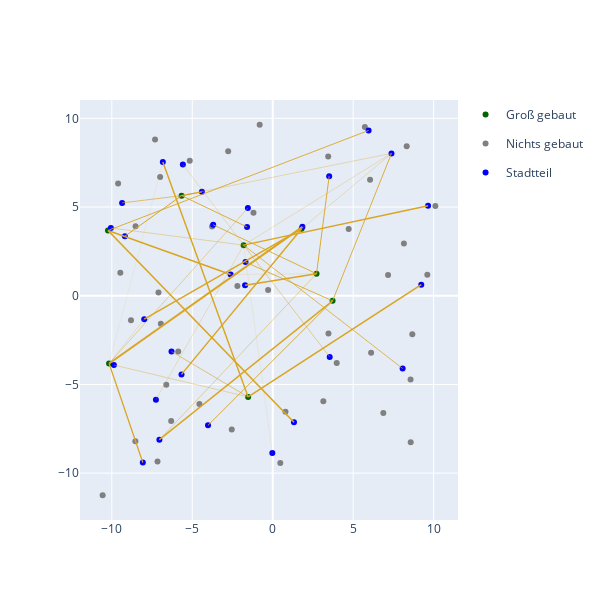

The cell this chart's notebook holds for it:
### Code cell
# solve task 1
solve_location()

### Figure 1 — Plotly figure (JSON) as saved in the notebook; plotly's stock layout.template omitted (floating-point values rounded to 4 significant figures)
{"data": [{"hovertemplate": "Type=Groß gebaut<br>x=%{x}<br>y=%{y}<extra></extra>", "legendgroup": "Groß gebaut", "marker": {"color": "darkgreen", "symbol": "circle"}, "mode": "markers", "name": "Groß gebaut", "orientation": "v", "showlegend": true, "type": "scatter", "x": [-1.809, 1.796, -10.24, -1.528, -10.17, 2.721, 3.718, -5.666], "xaxis": "x", "y": [2.854, 3.775, 3.678, -5.704, -3.819, 1.241, -0.2879, 5.644], "yaxis": "y"}, {"hovertemplate": "Type=Nichts gebaut<br>x=%{x}<br>y=%{y}<extra></extra>", "legendgroup": "Nichts gebaut", "marker": {"color": "grey", "symbol": "circle"}, "mode": "markers", "name": "Nichts gebaut", "orientation": "v", "showlegend": true, "type": "scatter", "x": [7.168, -4.556, -8.525, 3.447, 3.145, 6.049, 3.463, -7.102, -6.998, -6.311, 8.566, -8.809, 10.11, -1.198, -2.77, 0.4694, -6.616, 8.152, 8.326, -9.471, -8.538, -0.2864, -3.77, -5.874, -7.315, 4.721, 8.575, -2.548, -0.8121, 9.608, 6.113, 8.676, -2.197, 6.874, -9.611, 5.725, -5.158, -10.57, 3.976, -7.161, 0.791, -6.954], "xaxis": "x", "y": [1.176, -6.108, 3.921, 7.855, -5.95, 6.535, -2.135, 0.1878, 6.698, -7.06, -4.721, -1.388, 5.057, 4.679, 8.148, -9.425, -5.016, 2.942, 8.422, 1.297, -8.208, 0.3189, 3.908, -3.15, 8.813, 3.761, -8.257, -7.544, 9.64, 1.189, -3.215, -2.17, 0.5537, -6.61, 6.335, 9.52, 7.61, -11.25, -3.785, -9.35, -6.537, -1.575], "yaxis": "y"}, {"hovertemplate": "Type=Stadtteil<br>x=%{x}<br>y=%{y}<extra></extra>", "legendgroup": "Stadtteil", "marker": {"color": "blue", "symbol": "circle"}, "mode": "markers", "name": "Stadtteil", "orientation": "v", "showlegend": true, "type": "scatter", "x": [-2.618, 9.653, -5.671, -9.361, 3.54, -1.545, -7.986, 1.319, 5.957, -5.585, 8.071, -8.075, -4.022, 9.231, 1.845, -9.872, 3.507, -3.701, -6.292, -10.06, -0.02544, 7.38, -1.692, -9.19, -7.044, -6.83, -7.26, -4.402, -1.595, -1.72], "xaxis": "x", "y": [1.199, 5.07, -4.436, 5.234, -3.451, 4.949, -1.322, -7.134, 9.319, 7.398, -4.101, -9.402, -7.303, 0.622, 3.886, -3.906, 6.738, 3.998, -3.145, 3.819, -8.872, 8.025, 1.896, 3.357, -8.113, 7.54, -5.859, 5.858, 3.877, 0.591], "yaxis": "y"}, {"hovertemplate": "x=%{x}<br>y=%{y}<extra></extra>", "legendgroup": "", "line": {"color": "goldenrod", "dash": "solid", "width": 1.478}, "marker": {"symbol": "circle"}, "mode": "lines", "name": "", "orientation": "v", "showlegend": false, "type": "scatter", "x": [-10.24, -2.618], "xaxis": "x", "y": [3.678, 1.199], "yaxis": "y"}, {"hovertemplate": "x=%{x}<br>y=%{y}<extra></extra>", "legendgroup": "", "line": {"color": "goldenrod", "dash": "solid", "width": 0.179}, "marker": {"symbol": "circle"}, "mode": "lines", "name": "", "orientation": "v", "showlegend": false, "type": "scatter", "x": [2.721, -2.618], "xaxis": "x", "y": [1.241, 1.199], "yaxis": "y"}, {"hovertemplate": "x=%{x}<br>y=%{y}<extra></extra>", "legendgroup": "", "line": {"color": "goldenrod", "dash": "solid", "width": 1.426}, "marker": {"symbol": "circle"}, "mode": "lines", "name": "", "orientation": "v", "showlegend": false, "type": "scatter", "x": [-1.809, 9.653], "xaxis": "x", "y": [2.854, 5.07], "yaxis": "y"}, {"hovertemplate": "x=%{x}<br>y=%{y}<extra></extra>", "legendgroup": "", "line": {"color": "goldenrod", "dash": "solid", "width": 1.393}, "marker": {"symbol": "circle"}, "mode": "lines", "name": "", "orientation": "v", "showlegend": false, "type": "scatter", "x": [1.796, -5.671], "xaxis": "x", "y": [3.775, -4.436], "yaxis": "y"}, {"hovertemplate": "x=%{x}<br>y=%{y}<extra></extra>", "legendgroup": "", "line": {"color": "goldenrod", "dash": "solid", "width": 0.649}, "marker": {"symbol": "circle"}, "mode": "lines", "name": "", "orientation": "v", "showlegend": false, "type": "scatter", "x": [-5.666, -9.361], "xaxis": "x", "y": [5.644, 5.234], "yaxis": "y"}, {"hovertemplate": "x=%{x}<br>y=%{y}<extra></extra>", "legendgroup": "", "line": {"color": "goldenrod", "dash": "solid", "width": 0.468}, "marker": {"symbol": "circle"}, "mode": "lines", "name": "", "orientation": "v", "showlegend": false, "type": "scatter", "x": [-1.809, 3.54], "xaxis": "x", "y": [2.854, -3.451], "yaxis": "y"}, {"hovertemplate": "x=%{x}<br>y=%{y}<extra></extra>", "legendgroup": "", "line": {"color": "goldenrod", "dash": "solid", "width": 0.422}, "marker": {"symbol": "circle"}, "mode": "lines", "name": "", "orientation": "v", "showlegend": false, "type": "scatter", "x": [-10.17, -1.545], "xaxis": "x", "y": [-3.819, 4.949], "yaxis": "y"}, {"hovertemplate": "x=%{x}<br>y=%{y}<extra></extra>", "legendgroup": "", "line": {"color": "goldenrod", "dash": "solid", "width": 1.474}, "marker": {"symbol": "circle"}, "mode": "lines", "name": "", "orientation": "v", "showlegend": false, "type": "scatter", "x": [1.796, -7.986], "xaxis": "x", "y": [3.775, -1.322], "yaxis": "y"}, {"hovertemplate": "x=%{x}<br>y=%{y}<extra></extra>", "legendgroup": "", "line": {"color": "goldenrod", "dash": "solid", "width": 0.24}, "marker": {"symbol": "circle"}, "mode": "lines", "name": "", "orientation": "v", "showlegend": false, "type": "scatter", "x": [-10.17, -7.986], "xaxis": "x", "y": [-3.819, -1.322], "yaxis": "y"}, {"hovertemplate": "x=%{x}<br>y=%{y}<extra></extra>", "legendgroup": "", "line": {"color": "goldenrod", "dash": "solid", "width": 1.641}, "marker": {"symbol": "circle"}, "mode": "lines", "name": "", "orientation": "v", "showlegend": false, "type": "scatter", "x": [-10.24, 1.319], "xaxis": "x", "y": [3.678, -7.134], "yaxis": "y"}, {"hovertemplate": "x=%{x}<br>y=%{y}<extra></extra>", "legendgroup": "", "line": {"color": "goldenrod", "dash": "solid", "width": 0.881}, "marker": {"symbol": "circle"}, "mode": "lines", "name": "", "orientation": "v", "showlegend": false, "type": "scatter", "x": [-10.24, 5.957], "xaxis": "x", "y": [3.678, 9.319], "yaxis": "y"}, {"hovertemplate": "x=%{x}<br>y=%{y}<extra></extra>", "legendgroup": "", "line": {"color": "goldenrod", "dash": "solid", "width": 0.265}, "marker": {"symbol": "circle"}, "mode": "lines", "name": "", "orientation": "v", "showlegend": false, "type": "scatter", "x": [-1.809, -5.585], "xaxis": "x", "y": [2.854, 7.398], "yaxis": "y"}, {"hovertemplate": "x=%{x}<br>y=%{y}<extra></extra>", "legendgroup": "", "line": {"color": "goldenrod", "dash": "solid", "width": 0.765}, "marker": {"symbol": "circle"}, "mode": "lines", "name": "", "orientation": "v", "showlegend": false, "type": "scatter", "x": [-1.809, 8.071], "xaxis": "x", "y": [2.854, -4.101], "yaxis": "y"}, {"hovertemplate": "x=%{x}<br>y=%{y}<extra></extra>", "legendgroup": "", "line": {"color": "goldenrod", "dash": "solid", "width": 1.239}, "marker": {"symbol": "circle"}, "mode": "lines", "name": "", "orientation": "v", "showlegend": false, "type": "scatter", "x": [-10.17, -8.075], "xaxis": "x", "y": [-3.819, -9.402], "yaxis": "y"}, {"hovertemplate": "x=%{x}<br>y=%{y}<extra></extra>", "legendgroup": "", "line": {"color": "goldenrod", "dash": "solid", "width": 0.909}, "marker": {"symbol": "circle"}, "mode": "lines", "name": "", "orientation": "v", "showlegend": false, "type": "scatter", "x": [3.718, -4.022], "xaxis": "x", "y": [-0.2879, -7.303], "yaxis": "y"}, {"hovertemplate": "x=%{x}<br>y=%{y}<extra></extra>", "legendgroup": "", "line": {"color": "goldenrod", "dash": "solid", "width": 1.56}, "marker": {"symbol": "circle"}, "mode": "lines", "name": "", "orientation": "v", "showlegend": false, "type": "scatter", "x": [-1.528, 9.231], "xaxis": "x", "y": [-5.704, 0.622], "yaxis": "y"}, {"hovertemplate": "x=%{x}<br>y=%{y}<extra></extra>", "legendgroup": "", "line": {"color": "goldenrod", "dash": "solid", "width": 1.995}, "marker": {"symbol": "circle"}, "mode": "lines", "name": "", "orientation": "v", "showlegend": false, "type": "scatter", "x": [-10.17, 1.845], "xaxis": "x", "y": [-3.819, 3.886], "yaxis": "y"}, {"hovertemplate": "x=%{x}<br>y=%{y}<extra></extra>", "legendgroup": "", "line": {"color": "goldenrod", "dash": "solid", "width": 0.382}, "marker": {"symbol": "circle"}, "mode": "lines", "name": "", "orientation": "v", "showlegend": false, "type": "scatter", "x": [-1.528, -9.872], "xaxis": "x", "y": [-5.704, -3.906], "yaxis": "y"}, {"hovertemplate": "x=%{x}<br>y=%{y}<extra></extra>", "legendgroup": "", "line": {"color": "goldenrod", "dash": "solid", "width": 0.919}, "marker": {"symbol": "circle"}, "mode": "lines", "name": "", "orientation": "v", "showlegend": false, "type": "scatter", "x": [2.721, 3.507], "xaxis": "x", "y": [1.241, 6.738], "yaxis": "y"}, {"hovertemplate": "x=%{x}<br>y=%{y}<extra></extra>", "legendgroup": "", "line": {"color": "goldenrod", "dash": "solid", "width": 0.862}, "marker": {"symbol": "circle"}, "mode": "lines", "name": "", "orientation": "v", "showlegend": false, "type": "scatter", "x": [2.721, -3.701], "xaxis": "x", "y": [1.241, 3.998], "yaxis": "y"}, {"hovertemplate": "x=%{x}<br>y=%{y}<extra></extra>", "legendgroup": "", "line": {"color": "goldenrod", "dash": "solid", "width": 0.609}, "marker": {"symbol": "circle"}, "mode": "lines", "name": "", "orientation": "v", "showlegend": false, "type": "scatter", "x": [-1.528, -6.292], "xaxis": "x", "y": [-5.704, -3.145], "yaxis": "y"}, {"hovertemplate": "x=%{x}<br>y=%{y}<extra></extra>", "legendgroup": "", "line": {"color": "goldenrod", "dash": "solid", "width": 0.396}, "marker": {"symbol": "circle"}, "mode": "lines", "name": "", "orientation": "v", "showlegend": false, "type": "scatter", "x": [-1.809, -10.06], "xaxis": "x", "y": [2.854, 3.819], "yaxis": "y"}, {"hovertemplate": "x=%{x}<br>y=%{y}<extra></extra>", "legendgroup": "", "line": {"color": "goldenrod", "dash": "solid", "width": 0.131}, "marker": {"symbol": "circle"}, "mode": "lines", "name": "", "orientation": "v", "showlegend": false, "type": "scatter", "x": [-1.809, -0.02544], "xaxis": "x", "y": [2.854, -8.872], "yaxis": "y"}, {"hovertemplate": "x=%{x}<br>y=%{y}<extra></extra>", "legendgroup": "", "line": {"color": "goldenrod", "dash": "solid", "width": 0.288}, "marker": {"symbol": "circle"}, "mode": "lines", "name": "", "orientation": "v", "showlegend": false, "type": "scatter", "x": [-1.809, 7.38], "xaxis": "x", "y": [2.854, 8.025], "yaxis": "y"}, {"hovertemplate": "x=%{x}<br>y=%{y}<extra></extra>", "legendgroup": "", "line": {"color": "goldenrod", "dash": "solid", "width": 0.282}, "marker": {"symbol": "circle"}, "mode": "lines", "name": "", "orientation": "v", "showlegend": false, "type": "scatter", "x": [1.796, 7.38], "xaxis": "x", "y": [3.775, 8.025], "yaxis": "y"}, {"hovertemplate": "x=%{x}<br>y=%{y}<extra></extra>", "legendgroup": "", "line": {"color": "goldenrod", "dash": "solid", "width": 0.863}, "marker": {"symbol": "circle"}, "mode": "lines", "name": "", "orientation": "v", "showlegend": false, "type": "scatter", "x": [3.718, 7.38], "xaxis": "x", "y": [-0.2879, 8.025], "yaxis": "y"}, {"hovertemplate": "x=%{x}<br>y=%{y}<extra></extra>", "legendgroup": "", "line": {"color": "goldenrod", "dash": "solid", "width": 0.341}, "marker": {"symbol": "circle"}, "mode": "lines", "name": "", "orientation": "v", "showlegend": false, "type": "scatter", "x": [-5.666, 7.38], "xaxis": "x", "y": [5.644, 8.025], "yaxis": "y"}, {"hovertemplate": "x=%{x}<br>y=%{y}<extra></extra>", "legendgroup": "", "line": {"color": "goldenrod", "dash": "solid", "width": 0.84}, "marker": {"symbol": "circle"}, "mode": "lines", "name": "", "orientation": "v", "showlegend": false, "type": "scatter", "x": [3.718, -1.692], "xaxis": "x", "y": [-0.2879, 1.896], "yaxis": "y"}, {"hovertemplate": "x=%{x}<br>y=%{y}<extra></extra>", "legendgroup": "", "line": {"color": "goldenrod", "dash": "solid", "width": 0.994}, "marker": {"symbol": "circle"}, "mode": "lines", "name": "", "orientation": "v", "showlegend": false, "type": "scatter", "x": [-5.666, -9.19], "xaxis": "x", "y": [5.644, 3.357], "yaxis": "y"}, {"hovertemplate": "x=%{x}<br>y=%{y}<extra></extra>", "legendgroup": "", "line": {"color": "goldenrod", "dash": "solid", "width": 0.446}, "marker": {"symbol": "circle"}, "mode": "lines", "name": "", "orientation": "v", "showlegend": false, "type": "scatter", "x": [2.721, -7.044], "xaxis": "x", "y": [1.241, -8.113], "yaxis": "y"}, {"hovertemplate": "x=%{x}<br>y=%{y}<extra></extra>", "legendgroup": "", "line": {"color": "goldenrod", "dash": "solid", "width": 1.388}, "marker": {"symbol": "circle"}, "mode": "lines", "name": "", "orientation": "v", "showlegend": false, "type": "scatter", "x": [3.718, -7.044], "xaxis": "x", "y": [-0.2879, -8.113], "yaxis": "y"}, {"hovertemplate": "x=%{x}<br>y=%{y}<extra></extra>", "legendgroup": "", "line": {"color": "goldenrod", "dash": "solid", "width": 1.449}, "marker": {"symbol": "circle"}, "mode": "lines", "name": "", "orientation": "v", "showlegend": false, "type": "scatter", "x": [-1.528, -6.83], "xaxis": "x", "y": [-5.704, 7.54], "yaxis": "y"}, {"hovertemplate": "x=%{x}<br>y=%{y}<extra></extra>", "legendgroup": "", "line": {"color": "goldenrod", "dash": "solid", "width": 0.104}, "marker": {"symbol": "circle"}, "mode": "lines", "name": "", "orientation": "v", "showlegend": false, "type": "scatter", "x": [-10.17, -6.83], "xaxis": "x", "y": [-3.819, 7.54], "yaxis": "y"}, {"hovertemplate": "x=%{x}<br>y=%{y}<extra></extra>", "legendgroup": "", "line": {"color": "goldenrod", "dash": "solid", "width": 0.261}, "marker": {"symbol": "circle"}, "mode": "lines", "name": "", "orientation": "v", "showlegend": false, "type": "scatter", "x": [-1.809, -7.26], "xaxis": "x", "y": [2.854, -5.859], "yaxis": "y"}, {"hovertemplate": "x=%{x}<br>y=%{y}<extra></extra>", "legendgroup": "", "line": {"color": "goldenrod", "dash": "solid", "width": 1.131}, "marker": {"symbol": "circle"}, "mode": "lines", "name": "", "orientation": "v", "showlegend": false, "type": "scatter", "x": [-5.666, -4.402], "xaxis": "x", "y": [5.644, 5.858], "yaxis": "y"}, {"hovertemplate": "x=%{x}<br>y=%{y}<extra></extra>", "legendgroup": "", "line": {"color": "goldenrod", "dash": "solid", "width": 0.885}, "marker": {"symbol": "circle"}, "mode": "lines", "name": "", "orientation": "v", "showlegend": false, "type": "scatter", "x": [-5.666, -1.595], "xaxis": "x", "y": [5.644, 3.877], "yaxis": "y"}, {"hovertemplate": "x=%{x}<br>y=%{y}<extra></extra>", "legendgroup": "", "line": {"color": "goldenrod", "dash": "solid", "width": 1.594}, "marker": {"symbol": "circle"}, "mode": "lines", "name": "", "orientation": "v", "showlegend": false, "type": "scatter", "x": [2.721, -1.72], "xaxis": "x", "y": [1.241, 0.591], "yaxis": "y"}], "layout": {"autosize": false, "height": 600, "width": 600, "xaxis": {"autorange": true, "range": [-11.99, 11.52], "type": "linear"}, "yaxis": {"autorange": true, "range": [-12.64, 11.04], "type": "linear"}}}
